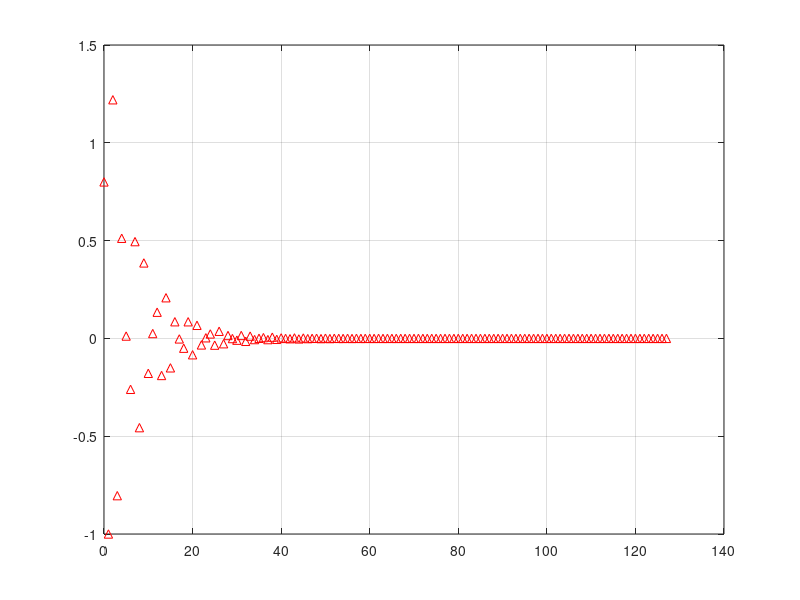

MATLAB code to generate this figure:
%% Inicio Limpio

clc;        %   Consola limpia
clear;      %   Workspace limpio
close all;  %   Cierra otras ventanas

A = [1 0.7 -0.45 -0.6]

B = [0.8 -0.44 0.16 0.02]

L = 128;

impz( B , A , L )
grid;

H = tf( B , A , -1)